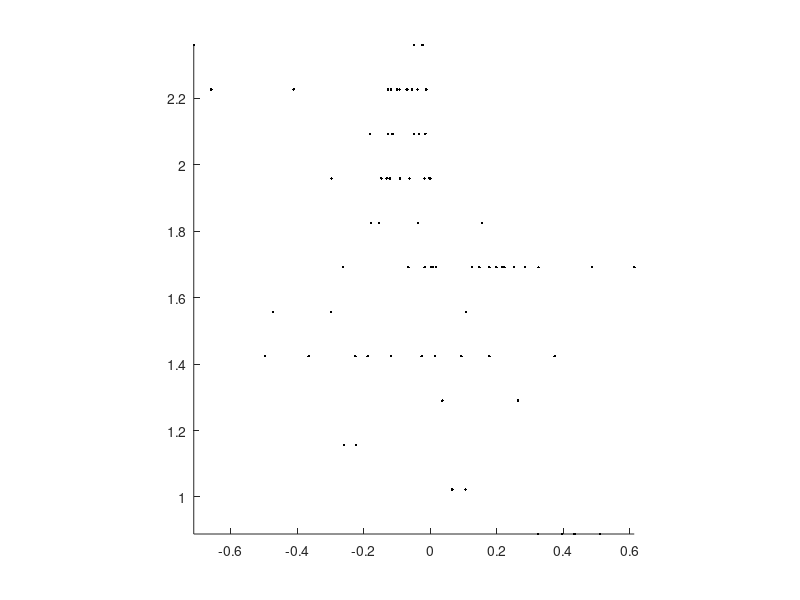

MATLAB code for this plot:
clc; clear; close all


x = [
    -0.14762749428796895       0.75483960198900757
    -0.12693307088745315       0.75483960198900768
    -0.10012383401241617       0.75483960198900779
    -6.8366614089474170E-002  0.75483960198900779
    -3.4454309418578050E-002  0.75483960198900768
    -3.3937977689405385E-003  0.75483960198900757
    1.6897167761432769E-002  0.75483960198900735
    1.4775661955492625E-002  0.75483960198900713
    -2.6066526910940156E-002  0.75483960198900713
    -0.12767724572221215       0.75483960198900779
    -0.13144195268992798       0.75483960198900757
    -0.11383113329162561       0.75483960198900768
    -9.3071634081305796E-002  0.75483960198900779
    -7.1914339614195466E-002  0.75483960198900779
    -5.5064954774019945E-002  0.75483960198900779
    -4.9736263979435501E-002  0.75483960198900768
    -6.6258968064282942E-002  0.75483960198900735
    -0.11874452052105361       0.75483960198900713
    -0.22579338479695912       0.75483960198900713
    -0.41124213433199641       0.75483960198900779
    -1.7660134847343245E-002  0.75483960198900757
    -1.2289862842764412E-002  0.75483960198900779
    -1.2904867721125528E-002  0.75483960198900779
    -2.3669220932220267E-002  0.75483960198900790
    -5.0045208823181600E-002  0.75483960198900790
    -9.8945600832004973E-002  0.75483960198900779
    -0.17883322886160583       0.75483960198900746
    -0.29974401792468675       0.75483960198900724
    -0.47320960814968971       0.75483960198900724
    -0.71205570823810871       0.75483960198900790
    1.5318186737102446E-004  0.75483960198900757
    -1.5070905710399117E-002  0.75483960198900768
    -3.8416001993369503E-002  0.75483960198900779
    -7.2101149910437021E-002  0.75483960198900779
    -0.11866827779832712       0.75483960198900779
    -0.18100963995184471       0.75483960198900768
    -0.26239381447536614       0.75483960198900735
    -0.36648869560258729       0.75483960198900713
    -0.49737991765154399       0.75483960198900713
    -0.65958314778192118       0.75483960198900779
    -1.6987719799708700E-002  0.75483960198900735
    -3.7887370088857578E-002  0.75483960198900746
    -6.2734167455137629E-002  0.75483960198900757
    -9.1070288640073632E-002  0.75483960198900757
    -0.12216920747439414       0.75483960198900757
    -0.15513999815704616       0.75483960198900746
    -0.18912974034986835       0.75483960198900713
    -0.22365072806311653       0.75483960198900690
    -0.25905918430703873       0.75483960198900690
    -0.29721218348469525       0.75483960198900757
    1.3297547131404842E-002  0.75483960198900713
    7.8182302749177993E-003  0.75483960198900735
    3.7780845719665862E-003  0.75483960198900735
    2.6815202530448626E-003  0.75483960198900735
    6.3614424440580630E-003  0.75483960198900735
    1.6843259862906024E-002  0.75483960198900735
    3.6096846415048678E-002  0.75483960198900701
    6.5647121368381051E-002  0.75483960198900679
    0.10601391378774175       0.75483960198900679
    0.15595177690938061       0.75483960198900746
    9.3641719340560842E-002  0.75483960198900713
    0.10703715270235278       0.75483960198900724
    0.12468890325827359       0.75483960198900735
    0.14768099132197274       0.75483960198900735
    0.17734158874653774       0.75483960198900735
    0.21524282793865190       0.75483960198900735
    0.26317514053000812       0.75483960198900701
    0.32308865820850569       0.75483960198900668
    0.39699420821176074       0.75483960198900668
    0.48681643598545599       0.75483960198900735
    0.17791533002395371       0.75483960198900713
    0.19829872235302454       0.75483960198900735
    0.22272213804782209       0.75483960198900735
    0.25151528203585560       0.75483960198900735
    0.28531927995094924       0.75483960198900735
    0.32533123388249219       0.75483960198900735
    0.37364694150415190       0.75483960198900713
    0.43372285178946579       0.75483960198900668
    0.51097833052172859       0.75483960198900668
    0.61355930880559106       0.75483960198900735];


y = [
    -0.71205570823810871       0.75483960198900790
    6.5647121368381051E-002  0.75483960198900679
    0.32308865820850569       0.75483960198900668
    0.39699420821176074       0.75483960198900668
    0.43372285178946579       0.75483960198900668
    0.51097833052172859       0.75483960198900668
    0.61355930880559106       0.75483960198900735
    0.37364694150415190       0.75483960198900713
    0.26317514053000812       0.75483960198900701
    0.10601391378774175       0.75483960198900679
    0.32308865820850569       0.75483960198900668
    0.39699420821176074       0.75483960198900668
    0.43372285178946579       0.75483960198900668
    0.51097833052172859       0.75483960198900668
    0.61355930880559106       0.75483960198900735
    0.37364694150415190       0.75483960198900713
    0.26317514053000812       0.75483960198900701
    0.10601391378774175       0.75483960198900679
    0.32308865820850569       0.75483960198900668
    0.39699420821176074       0.75483960198900668
    0.43372285178946579       0.75483960198900668
    0.51097833052172859       0.75483960198900668
    0.61355930880559106       0.75483960198900735
    0.37364694150415190       0.75483960198900713
    0.26317514053000812       0.75483960198900701
    0.10601391378774175       0.75483960198900679
    0.32308865820850569       0.75483960198900668
    0.39699420821176074       0.75483960198900668
    0.43372285178946579       0.75483960198900668
    0.51097833052172859       0.75483960198900668
    0.61355930880559106       0.75483960198900735
    0.37364694150415190       0.75483960198900713
    0.26317514053000812       0.75483960198900701
    0.10601391378774175       0.75483960198900679
    0.32308865820850569       0.75483960198900668
    0.39699420821176074       0.75483960198900668
    0.43372285178946579       0.75483960198900668
    0.51097833052172859       0.75483960198900668
    0.61355930880559106       0.75483960198900735
    0.37364694150415190       0.75483960198900713
    0.26317514053000812       0.75483960198900701
    0.10601391378774175       0.75483960198900679
    0.32308865820850569       0.75483960198900668
    0.39699420821176074       0.75483960198900668
    0.43372285178946579       0.75483960198900668
    0.51097833052172859       0.75483960198900668
    0.61355930880559106       0.75483960198900735
    0.37364694150415190       0.75483960198900713
    0.26317514053000812       0.75483960198900701
    0.10601391378774175       0.75483960198900679
    0.32308865820850569       0.75483960198900668
    0.39699420821176074       0.75483960198900668
    0.43372285178946579       0.75483960198900668
    0.51097833052172859       0.75483960198900668
    0.61355930880559106       0.75483960198900735
    0.37364694150415190       0.75483960198900713
    0.26317514053000812       0.75483960198900701
    0.10601391378774175       0.75483960198900679
    0.32308865820850569       0.75483960198900668
    0.39699420821176074       0.75483960198900668
    0.43372285178946579       0.75483960198900668
    0.51097833052172859       0.75483960198900668
    0.61355930880559106       0.75483960198900735
    0.37364694150415190       0.75483960198900713
    0.26317514053000812       0.75483960198900701
    0.10601391378774175       0.75483960198900679
    0.32308865820850569       0.75483960198900668
    0.39699420821176074       0.75483960198900668
    0.43372285178946579       0.75483960198900668
    0.51097833052172859       0.75483960198900668
    0.61355930880559106       0.75483960198900735
    0.37364694150415190       0.75483960198900713
    0.26317514053000812       0.75483960198900701
    0.10601391378774175       0.75483960198900679
    0.32308865820850569       0.75483960198900668
    0.39699420821176074       0.75483960198900668
    0.43372285178946579       0.75483960198900668
    0.51097833052172859       0.75483960198900668
    0.61355930880559106       0.75483960198900735
    0.37364694150415190       0.75483960198900713];


xm = mean( x(:,2) );
dxmax = max( abs( x(:,2) - xm ) )
dxavg = mean( abs( x(:,2) - xm ) )


x(:,2) = xm + ( x(:,2) - xm ) / dxavg;

figure;
hold on

plot( x(:,1), x(:,2), 'k.' );
% plot( y([1:end,1],1), y([1:end,1],2), 'r-' );

axis image